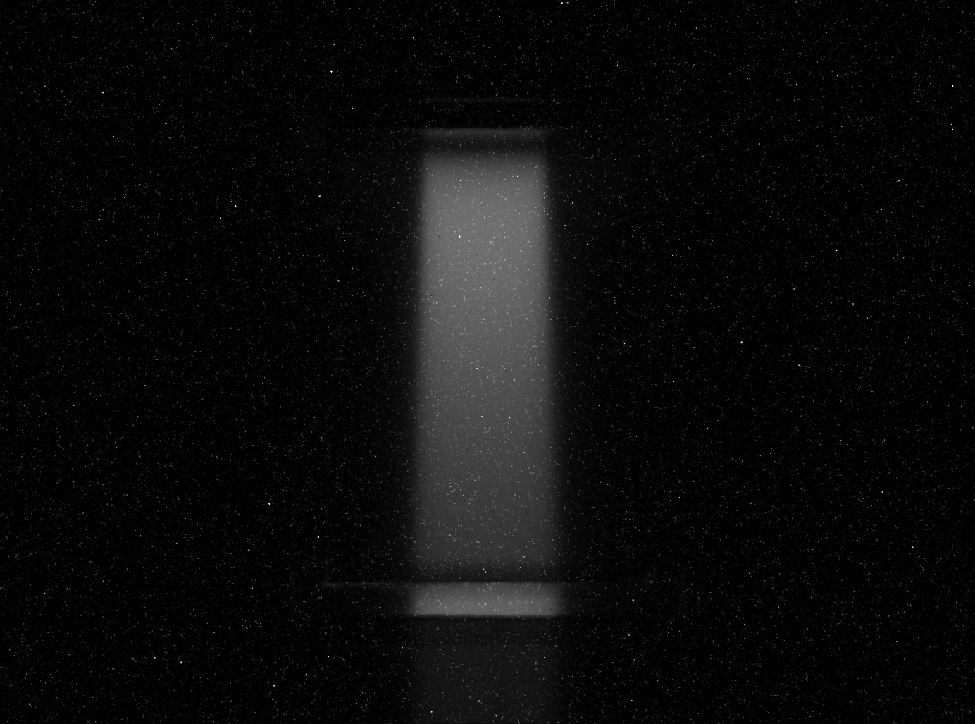
#> input picture Measurements/2023-07-10/Improved_Data/18MV/unpol_15sec_0008.png, 975 x 724 px, shrunk from 1384 x 1027 before the run; its folder holds only this picture in this run
$ python test_std.py
#> lines starting #> are read from the running program, lines starting #| are printed output that depends on the picture
import cv2 as cv
import numpy as np
import glob
import matplotlib.pyplot as plt


def draw_rectangle(image, width=50, height=30, color=(0, 255, 0), thickness=2, y_offset=-100):
    image_height, image_width = image.shape[:2]
    mid_x, mid_y = image_width // 2, image_height // 2 + y_offset
    half_width = width // 2
    half_height = height // 2

    top_left = (mid_x - half_width, mid_y - half_height)
    bottom_right = (mid_x + half_width, mid_y + half_height)

    # Draw the rectangle on a copy of the image
    image_8bit = cv.normalize(image, None, 0, 255, cv.NORM_MINMAX, dtype=cv.CV_8U)
    image_rgb = cv.cvtColor(image_8bit, cv.COLOR_GRAY2RGB)
    cv.rectangle(image_rgb, top_left, bottom_right, color, thickness)

    # Extract the region of interest (ROI) inside the rectangle
    roi = image[mid_y - half_height:mid_y + half_height, mid_x - half_width:mid_x + half_width]

    # Calculate the average grayscale value inside the ROI
    average_grayscale = np.mean(roi)

    return image_rgb, average_grayscale

if __name__ == "__main__":
    # Use glob to get all image paths
    image_paths = glob.glob('Measurements/2023-07-10/Improved_Data/18MV/unpol_15sec_*.png')

    # Load the images using OpenCV
    images = [cv.imread(path, cv.IMREAD_UNCHANGED) for path in image_paths]
#> images = 1 item

    if not images:
        print("Error: No images found or invalid image format.")
    else:
        # Draw a rectangle on the first image with an upward offset of 20 pixels
        image_with_rectangle, average_grayscale = draw_rectangle(images[0])
#> in draw_rectangle, image is the input picture: shape (724, 975) uint16; min 0, max 65460, mean 2827.2
#> in draw_rectangle, `cv.rectangle(image_rgb, top_left, bottom_right, color, thickness)`:
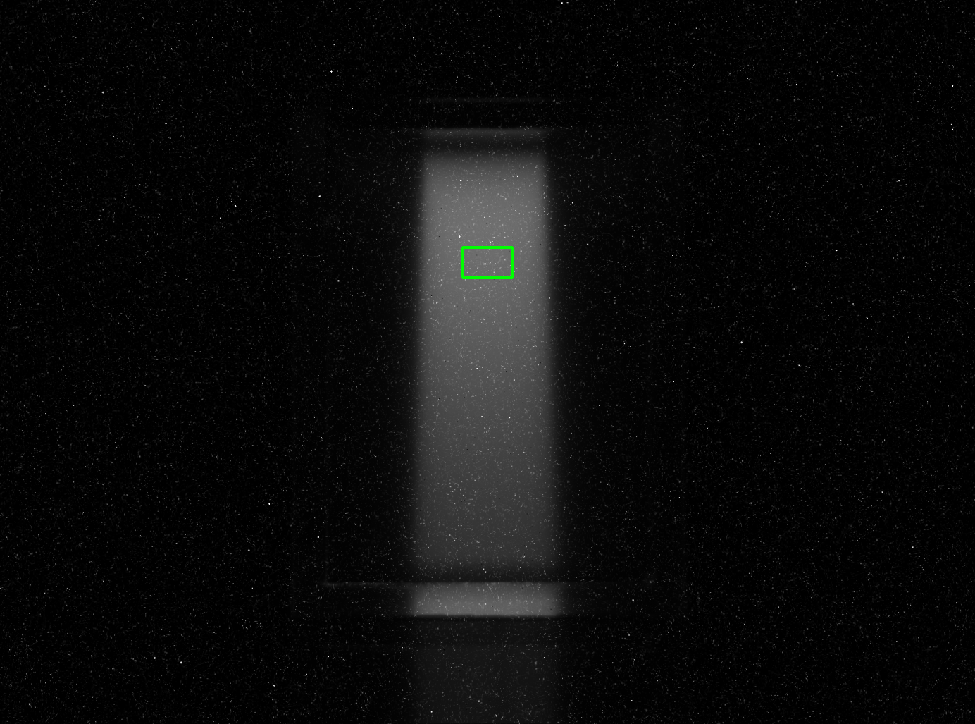
#> image_rgb: shape (724, 975, 3); mean B, G, R 10.9, 11.1, 10.9
#> in draw_rectangle, `roi = image[mid_y - half_height:mid_y + half_height, mid_x - half_widt..`:
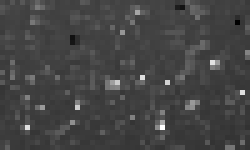
#> roi: shape (30, 50) uint16 (shown 5 times larger); min 20758, max 48263, mean 28187.3; drawn with min black and max white
#> in draw_rectangle, `average_grayscale = np.mean(roi)`: average_grayscale = 28187.3
#> average_grayscale = 28187.3

        # Save the image with the rectangle
        cv.imwrite('Cerenkov/image_with_rectangle.png', image_with_rectangle)

        # Calculate the average grayscale value for all images
        grayscales = [draw_rectangle(image)[1] for image in images]
#> grayscales = [28187.3]
        mean = np.mean(grayscales)
#> mean = 28187.3
        std = np.std(grayscales)
#> std = 0
        print("Mean Gray Value: {0:.3e}".format(mean))
#| Mean Gray Value: 2.819e+04
        print("Standard Deviation of Gray Values: {0:.3e}".format(std))
#| Standard Deviation of Gray Values: 0.000e+00
